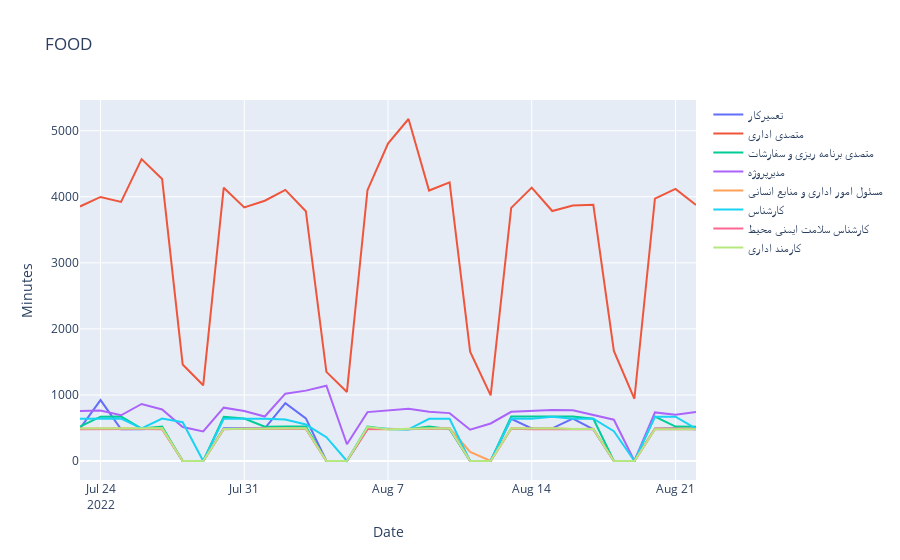

Notebook cell for this chart:
### Code cell
data = total_hours.transpose().groupby(employees['job_title']).sum().loc[hr_related].transpose()
fig = go.Figure()
for i in data.columns:
    fig.add_trace(go.Scatter(x=data.index, y=data[i], name=i))
fig.update_layout(title='FOOD', xaxis_title='Date', yaxis_title='Minutes')
fig.show()
